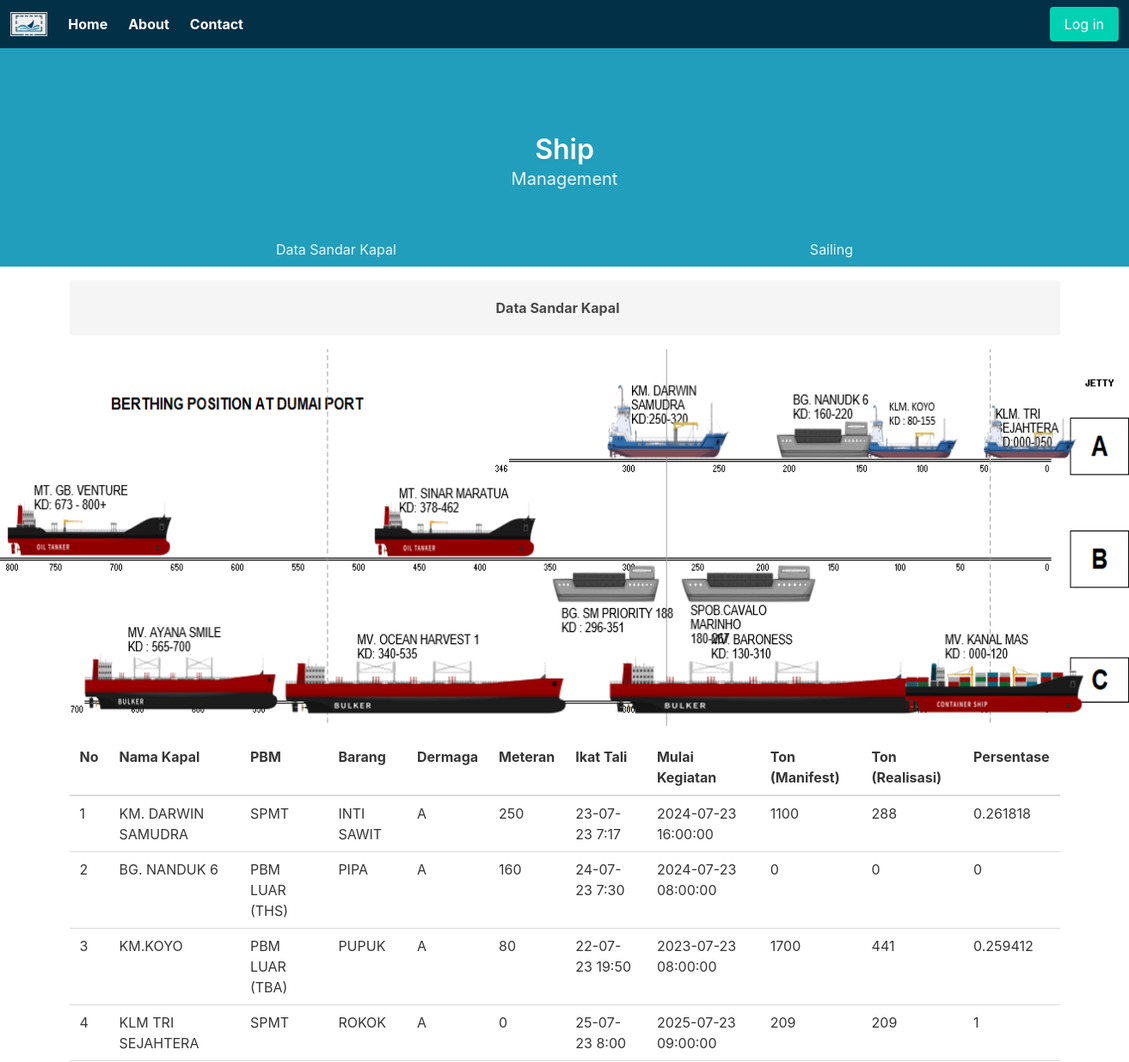
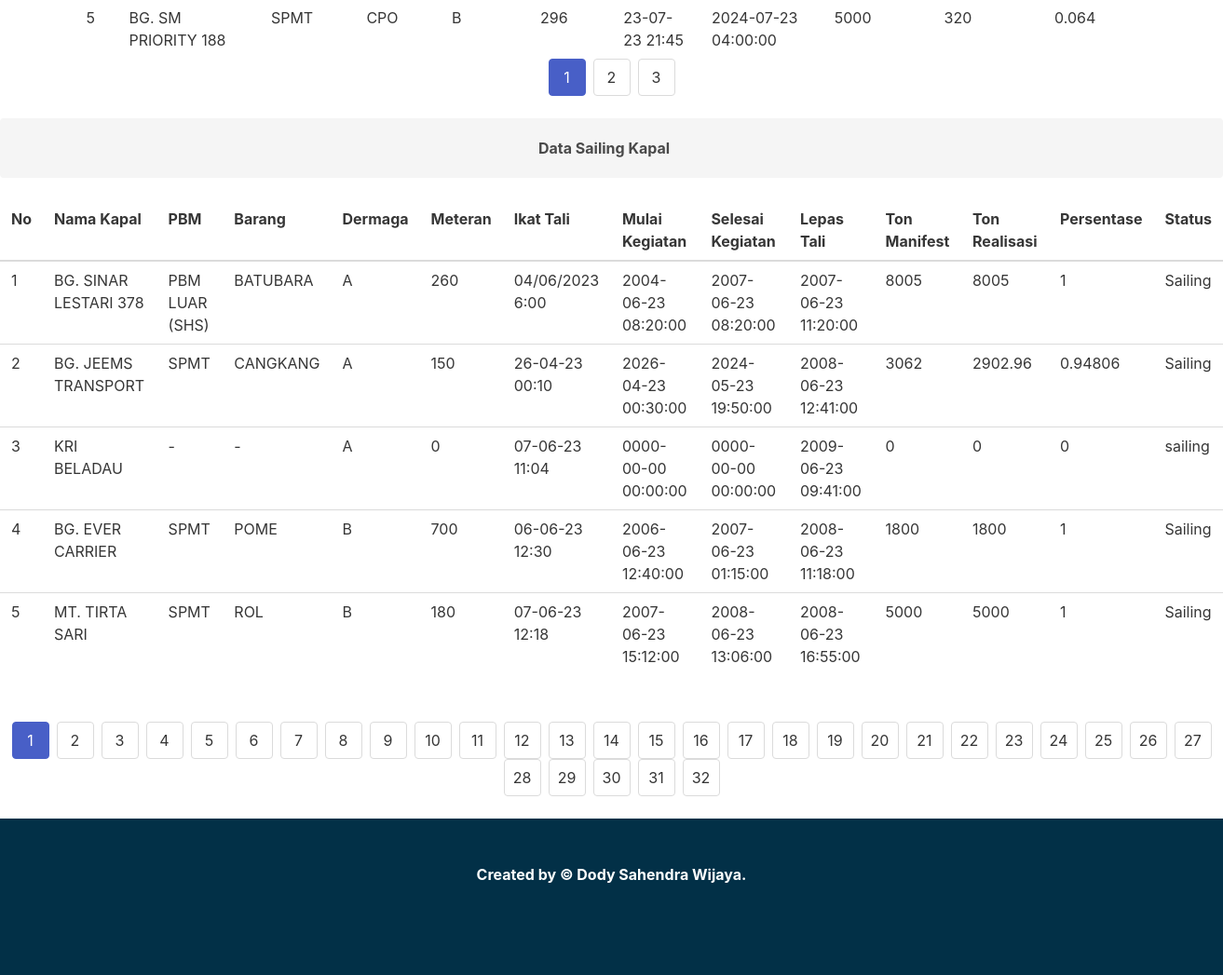
The page / on the database its author committed (2 pictures, top to bottom).
### tables this page shows
CREATE TABLE `data_sandar` (
  `Id` int(11) NOT NULL,
  `NamaKapal` varchar(255) DEFAULT NULL,
  `PBM` varchar(255) DEFAULT NULL,
  `Barang` varchar(255) DEFAULT NULL,
  `Dermaga` varchar(255) DEFAULT NULL,
  `Meteran` int(11) DEFAULT NULL,
  `IkatTali` varchar(255) DEFAULT NULL,
  `MulaiKegiatan` datetime DEFAULT NULL,
  `TonManifest` float DEFAULT NULL,
  `TonRealisasi` float DEFAULT NULL,
  `Persentase` float DEFAULT NULL
);

CREATE TABLE `sailing` (
  `Id` int(11) NOT NULL,
  `NamaKapal` varchar(255) DEFAULT NULL,
  `PBM` varchar(255) DEFAULT NULL,
  `Barang` varchar(255) DEFAULT NULL,
  `Dermaga` varchar(255) DEFAULT NULL,
  `Meteran` int(11) DEFAULT NULL,
  `IkatTali` varchar(255) DEFAULT NULL,
  `MulaiKegiatan` datetime DEFAULT NULL,
  `SelesaiKegiatan` datetime DEFAULT NULL,
  `LepasTali` datetime DEFAULT NULL,
  `TonManifest` float DEFAULT NULL,
  `TonRealisasi` float DEFAULT NULL,
  `Persentase` float DEFAULT NULL,
  `Status` varchar(50) DEFAULT NULL
);

### index.php (the view, shortened to what this page needs)
<?php
include './backend/koneksi.php';
$per_page = 5;
$sql_count_data_sandar = "SELECT COUNT(*) AS total FROM data_sandar";
$result_count_data_sandar = $conn->query($sql_count_data_sandar);
$row_count_data_sandar = $result_count_data_sandar->fetch_assoc();
$total_data_data_sandar = $row_count_data_sandar['total'];
$total_pages_data_sandar = ceil($total_data_data_sandar / $per_page);
$current_page_data_sandar = isset($_GET['page_data_sandar']) ? $_GET['page_data_sandar'] : 1;
$offset_data_sandar = ($current_page_data_sandar - 1) * $per_page;
$sql_count_sailing = "SELECT COUNT(*) AS total FROM Sailing";
$result_count_sailing = $conn->query($sql_count_sailing);
$row_count_sailing = $result_count_sailing->fetch_assoc();
$total_data_sailing = $row_count_sailing['total'];
$total_pages_sailing = ceil($total_data_sailing / $per_page);
$current_page_sailing = isset($_GET['page_sailing']) ? $_GET['page_sailing'] : 1;
$offset_sailing = ($current_page_sailing - 1) * $per_page;
?>
<!DOCTYPE html>
<html lang="en">
<head>
    <link rel="stylesheet" href="https://cdn.jsdelivr.net/npm/bulma@0.9.4/css/bulma.min.css">
</head>
<body>
    <nav class="navbar" role="navigation" aria-label="main navigation" style="background-color:#023047;">
        <div class="navbar-brand">
            <a class="navbar-item" href="#">
                <img src="./images/logo.png">
            </a>
        </div>
        <nav id="navbarBasicExample" class="navbar-menu">
            <div class="navbar-start">
                <a class="navbar-item has-text-white has-text-weight-bold" href="#home">
                    Home
                </a>
                <a class="navbar-item has-text-white has-text-weight-bold" href="#about">
                    About
                </a>
                <a class="navbar-item has-text-white has-text-weight-bold" href="#contact">
                    Contact
                </a>
            </div>
        </nav>
        <?php
        if (isset($_SESSION['nama'])) {
            echo '<div class="navbar-end">
            <div class="navbar-item">
                <div class="buttons">
                    <a class="button is-primary" href="admin/dashboard.php">
                        Dashboard
                    </a>
                    <a class="button is-danger" href="admin/logout.php">
                        Logout
                    </a>
                </div>
            </div>
        </div>';
        } else {
            echo '<div class="navbar-end">
            <div class="navbar-item">
                <div class="buttons">
                    <a class="button is-primary" href="login.php">
                        Log in
                    </a>
                </div>
            </div>
        </div>';
        }
        ?>
    </nav>
    <section class="hero is-primary is-high" style="background-color: #219EBC;">
        <div class="hero-head">
            <nav class="navbar">
                <div class="container">
                    <div id="navbarMenuHeroA" class="navbar-menu">
                    </div>
                </div>
            </nav>
        </div>
        <div class="hero-body">
            <div class="container has-text-centered">
                <p class="title">
                    Ship
                </p>
                <p class="subtitle">
                    Management
                </p>
            </div>
        </div>
        <div class="hero-foot fixed">
            <nav class="tabs is-boxed is-fullwidth">
                <div class="container">
                    <ul>
                        <li><a href=#data_sandar_kapal>Data Sandar Kapal</a></li>
                        <li><a href=#data_sailing>Sailing</a></li>
                    </ul>
                </div>
            </nav>
        </div>
    </section>
    <div class="container is-max-widescreen" id="data_sandar_kapal">
        <div class="notification is-light mt-4">
            <center><strong>Data Sandar Kapal</strong></center>
        </div>
    </div>
    <figure class="image is-3by1 mt-4">
        <img src="images/all2.png">
    </figure>
    <div class="container is-max-widescreen" id="data_sandar_kapal">
        <table class="table mt-4">
            <thead>
                <tr>
                    <th>No</th>
                    <th>Nama Kapal</th>
                    <th>PBM</th>
                    <th>Barang</th>
                    <th>Dermaga</th>
                    <th>Meteran</th>
                    <th>Ikat Tali</th>
                    <th>Mulai Kegiatan</th>
                    <th>Ton (Manifest)</th>
                    <th>Ton (Realisasi)</th>
                    <th>Persentase</th>
                </tr>
            </thead>
            <tbody>
                <?php
                $sql_data_sandar = "SELECT * FROM data_sandar LIMIT $offset_data_sandar, $per_page";
                $result_data_sandar = $conn->query($sql_data_sandar);
                $No_data_sandar = ($current_page_data_sandar - 1) * $per_page + 1;
                if ($result_data_sandar->num_rows > 0) {
                    while ($row_data_sandar = $result_data_sandar->fetch_assoc()) {
                        echo "<tr>";
                        echo "<td>" . $No_data_sandar . "</td>";
                        echo "<td>" . $row_data_sandar["NamaKapal"] . "</td>";
                        echo "<td>" . $row_data_sandar["PBM"] . "</td>";
                        echo "<td>" . $row_data_sandar["Barang"] . "</td>";
                        echo "<td>" . $row_data_sandar["Dermaga"] . "</td>";
                        echo "<td>" . $row_data_sandar["Meteran"] . "</td>";
                        echo "<td>" . $row_data_sandar["IkatTali"] . "</td>";
                        echo "<td>" . $row_data_sandar["MulaiKegiatan"] . "</td>";
                        echo "<td>" . $row_data_sandar["TonManifest"] . "</td>";
                        echo "<td>" . $row_data_sandar["TonRealisasi"] . "</td>";
                        echo "<td>" . $row_data_sandar["Persentase"] . "</td>";
                        echo "</tr>";
                        $No_data_sandar++;
                    }
                } else {
                    echo "<tr><td colspan='11'>Tidak ada data yang ditemukan</td></tr>";
                }
                ?>
            </tbody>
        </table>
    </div>
    <nav class="pagination is-centered" role="navigation" aria-label="pagination">
        <ul class="pagination-list">
            <?php
            for ($i = 1; $i <= $total_pages_data_sandar; $i++) {
                echo '<li>';
                if ($i == $current_page_data_sandar) {
                    echo '<a class="pagination-link is-current" aria-label="Page ' . $i . '" aria-current="page">' . $i . '</a>';
                } else {
                    echo '<a href="?page_data_sandar=' . $i . '" class="pagination-link" aria-label="Goto page ' . $i . '">' . $i . '</a>';
                }
                echo '</li>';
            }
            ?>
        </ul>
    </nav>
    <div class="container.is-fullhd data-sailing-section" id="data_sailing">
        <div class="notification is-light mt-4">
            <center><Strong>Data Sailing Kapal</Strong></center>
        </div>
        <center>
            <table class="table mt-4">
                <thead>
                    <tr>
                        <th>No</th>
                        <th>Nama Kapal</th>
                        <th>PBM</th>
                        <th>Barang</th>
                        <th>Dermaga</th>
                        <th>Meteran</th>
                        <th>Ikat Tali</th>
                        <th>Mulai Kegiatan</th>
                        <th>Selesai Kegiatan</th>
                        <th>Lepas Tali</th>
                        <th>Ton Manifest</th>
                        <th>Ton Realisasi</th>
                        <th>Persentase</th>
                        <th>Status</th>
                    </tr>
                </thead>
                <tbody>
                    <?php
                    $sql_sailing = "SELECT * FROM Sailing LIMIT $offset_sailing, $per_page";
                    $result_sailing = $conn->query($sql_sailing);
                    $No_sailing = ($current_page_sailing - 1) * $per_page + 1;
                    if ($result_sailing->num_rows > 0) {
                        while ($row_sailing = $result_sailing->fetch_assoc()) {
                            echo "<tr>";
                            echo "<td>" . $No_sailing . "</td>";
                            echo "<td>" . $row_sailing["NamaKapal"] . "</td>";
                            echo "<td>" . $row_sailing["PBM"] . "</td>";
                            echo "<td>" . $row_sailing["Barang"] . "</td>";
                            echo "<td>" . $row_sailing["Dermaga"] . "</td>";
                            echo "<td>" . $row_sailing["Meteran"] . "</td>";
                            echo "<td>" . $row_sailing["IkatTali"] . "</td>";
                            echo "<td>" . $row_sailing["MulaiKegiatan"] . "</td>";
                            echo "<td>" . $row_sailing["SelesaiKegiatan"] . "</td>";
                            echo "<td>" . $row_sailing["LepasTali"] . "</td>";
                            echo "<td>" . $row_sailing["TonManifest"] . "</td>";
                            echo "<td>" . $row_sailing["TonRealisasi"] . "</td>";
                            echo "<td>" . $row_sailing["Persentase"] . "</td>";
                            echo "<td>" . $row_sailing["Status"] . "</td>";
                            echo "</tr>";
                            $No_sailing++;
                        }
                    } else {
                        echo "<tr><td colspan='14'>Tidak ada data yang ditemukan</td></tr>";
                    }
                    ?>
                </tbody>
        </center>
    </div>
    <nav class="pagination is-centered" role="navigation" aria-label="pagination">
        <ul class="pagination-list">
            <?php
            for ($i = 1; $i <= $total_pages_sailing; $i++) {
                echo '<li>';
                if ($i == $current_page_sailing) {
                    echo '<a class="pagination-link is-current" aria-label="Page ' . $i . '" aria-current="page">' . $i . '</a>';
                } else {
                    echo '<a href="?page_sailing=' . $i . '" class="pagination-link" aria-label="Goto page ' . $i . '">' . $i . '</a>';
                }
                echo '</li>';
            }
            ?>
        </ul>
    </nav>
    <footer class="footer" style="background-color:#023047">
        <div class="content has-text-centered has-text-white has-text-weight-bold">
            <p>
                <strong class="has-text-white">Created</strong> by <a href="#" class="has-text-white has-text-weight-bold">&copy; Dody Sahendra Wijaya</a>.
            </p>
        </div>
    </footer>
</body>
</html>

### index.php (style rules this page uses)
.data-sailing-section { margin-bottom: 50px; }

### rows shown on the page
data_sandar: NamaKapal "KM. DARWIN SAMUDRA", PBM "SPMT", Barang "INTI SAWIT", Dermaga "A", Meteran "250", IkatTali "23-07-23 7:17", MulaiKegiatan "2024-07-23 16:00:00", TonManifest "1100", TonRealisasi "288", Persentase "0.261818"
data_sandar: NamaKapal "BG. NANDUK 6", PBM "PBM LUAR (THS)", Barang "PIPA", Dermaga "A", Meteran "160", IkatTali "24-07-23 7:30", MulaiKegiatan "2024-07-23 08:00:00", TonManifest "0", TonRealisasi "0", Persentase "0"
data_sandar: NamaKapal "KM.KOYO", PBM "PBM LUAR (TBA)", Barang "PUPUK", Dermaga "A", Meteran "80", IkatTali "22-07-23 19:50", MulaiKegiatan "2023-07-23 08:00:00", TonManifest "1700", TonRealisasi "441", Persentase "0.259412"
data_sandar: NamaKapal "KLM TRI SEJAHTERA", PBM "SPMT", Barang "ROKOK", Dermaga "A", Meteran "0", IkatTali "25-07-23 8:00", MulaiKegiatan "2025-07-23 09:00:00", TonManifest "209", TonRealisasi "209", Persentase "1"
data_sandar: NamaKapal "BG. SM PRIORITY 188", PBM "SPMT", Barang "CPO", Dermaga "B", Meteran "296", IkatTali "23-07-23 21:45", MulaiKegiatan "2024-07-23 04:00:00", TonManifest "5000", TonRealisasi "320", Persentase "0.064"
sailing: NamaKapal "BG. SINAR LESTARI 378", PBM "PBM LUAR (SHS)", Barang "BATUBARA", Dermaga "A", Meteran "260", IkatTali "04/06/2023 6:00", MulaiKegiatan "2004-06-23 08:20:00", SelesaiKegiatan "2007-06-23 08:20:00", LepasTali "2007-06-23 11:20:00", TonManifest "8005", TonRealisasi "8005", Persentase "1", Status "Sailing"
sailing: NamaKapal "BG. JEEMS TRANSPORT", PBM "SPMT", Barang "CANGKANG", Dermaga "A", Meteran "150", IkatTali "26-04-23 00:10", MulaiKegiatan "2026-04-23 00:30:00", SelesaiKegiatan "2024-05-23 19:50:00", LepasTali "2008-06-23 12:41:00", TonManifest "3062", TonRealisasi "2902.96", Persentase "0.94806", Status "Sailing"
sailing: NamaKapal "KRI BELADAU", PBM "-", Barang "-", Dermaga "A", Meteran "0", IkatTali "07-06-23 11:04", MulaiKegiatan "0000-00-00 00:00:00", SelesaiKegiatan "0000-00-00 00:00:00", LepasTali "2009-06-23 09:41:00", TonManifest "0", TonRealisasi "0", Persentase "0", Status "sailing"
sailing: NamaKapal "BG. EVER CARRIER", PBM "SPMT", Barang "POME", Dermaga "B", Meteran "700", IkatTali "06-06-23 12:30", MulaiKegiatan "2006-06-23 12:40:00", SelesaiKegiatan "2007-06-23 01:15:00", LepasTali "2008-06-23 11:18:00", TonManifest "1800", TonRealisasi "1800", Persentase "1", Status "Sailing"
sailing: NamaKapal "MT. TIRTA SARI", PBM "SPMT", Barang "ROL", Dermaga "B", Meteran "180", IkatTali "07-06-23 12:18", MulaiKegiatan "2007-06-23 15:12:00", SelesaiKegiatan "2008-06-23 13:06:00", LepasTali "2008-06-23 16:55:00", TonManifest "5000", TonRealisasi "5000", Persentase "1", Status "Sailing"
